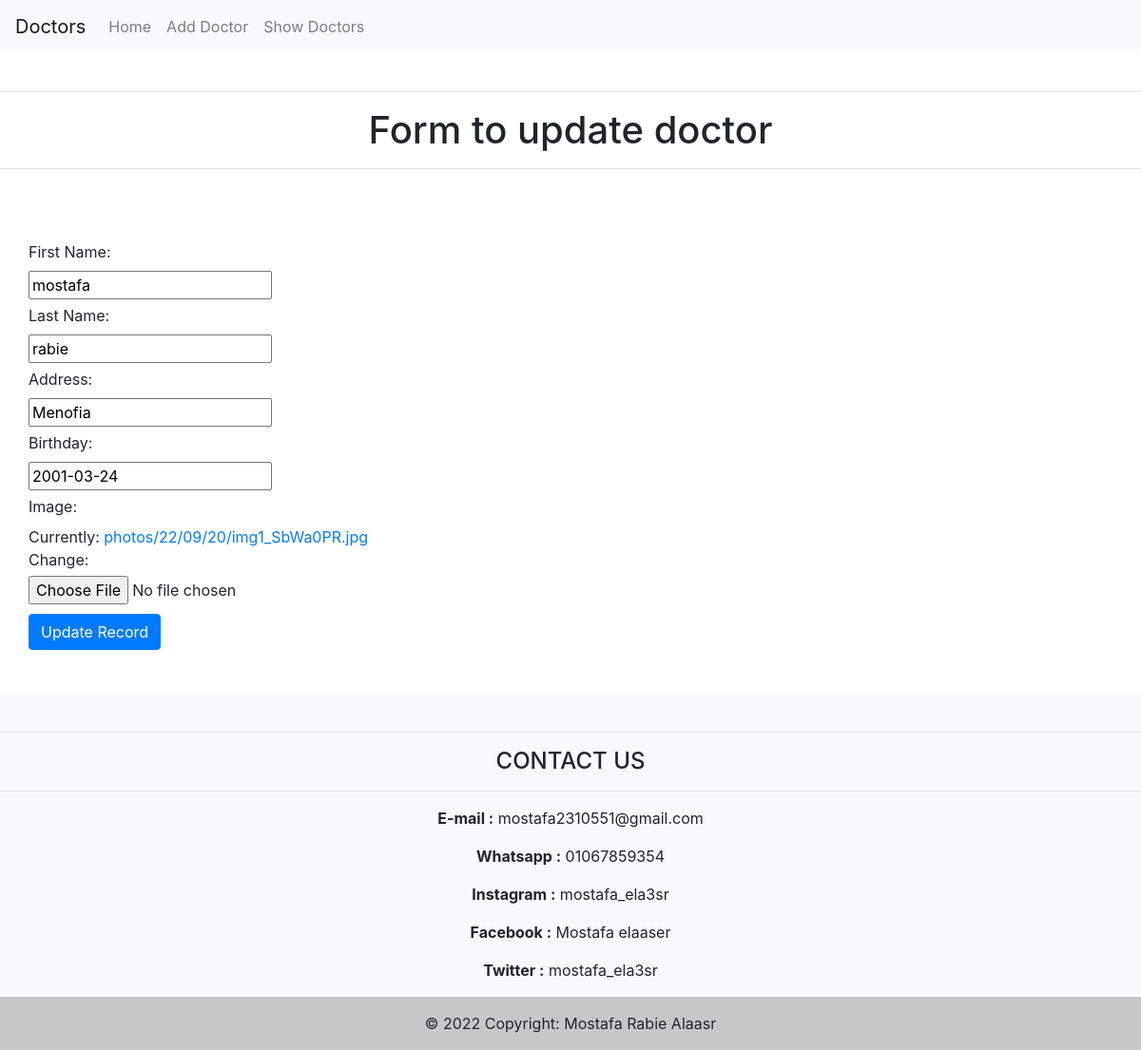
Screenshot of /pages/updatedoctor/1 with the database file from the repository.
### pages/models.py (models this page shows, shortened)
class doctor (models.Model):
    f_name = models.CharField(max_length=20 , null = True , verbose_name="First Name" )
    l_name = models.CharField(max_length=20  , null = True, verbose_name="Last Name" )
    address = models.CharField(max_length=50 , null = True , default="Menofia" , verbose_name="Address")
    birthDate = models.DateField(null = True , verbose_name="Birthday")
    image = models.ImageField(upload_to='photos/%y/%m/%d' , default= 'photos/22/09/20/img2.jpg')

### pages/views.py (the view)
# urls.py: path('updatedoctor/<int:id>',views.UpdateDoctor , name = 'updatedoctor'),
def UpdateDoctor(request , id):
    doctor_id = doctor.objects.get(id= id)
    if request.method == 'POST':
        doctor_save = DoctorForm(request.POST , request.FILES , instance= doctor_id)
        if doctor_save.is_valid():
            doctor_save.save()
            return redirect('/pages/showdoctor')
    else:
        doctor_save = DoctorForm(instance= doctor_id)
    context ={
        'edit_doctor' : doctor_save
    }
    return render(request , 'pages/updatedoctor.html' , context)

### pages/forms.py
class DoctorForm (forms.ModelForm):
    class Meta:
        model=doctor
        fields='__all__'

### templates/pages/updatedoctor.html (shortened to what this page needs)
{% extends "base_d.html" %}
{% block content %}
<br><hr/>
<h1>Form to update doctor</h1>
<hr/><br>
<form method = "POST">
    {{edit_doctor}}
 <button type="submit" class="btn btn-primary">Update Record</button>
</form>
{% endblock  %}

### app/static/css/style.css (style rules this page uses)
label , input { display: block; margin-top: 5px; }
button { margin-top: 10px; }
h1 { text-align: center; }

### templates/pages/updatedoctor.html (style rules this page uses)
form { padding: 30px }

### rows the page displays
doctor: f_name "mostafa", l_name "rabie", address "Menofia", birthDate "2001-03-24"
